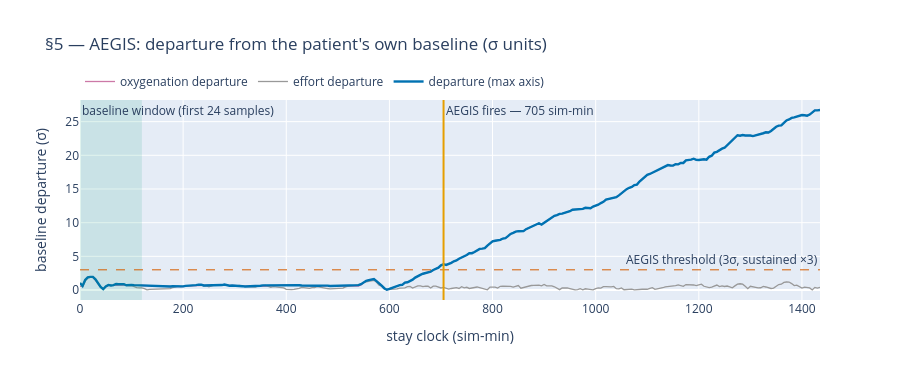

Source (notebook cell):
### Markdown cell above
## §5 — AEGIS (cascade stage 2)

### Plain
This is the calibrated early warning, and its trick is that it is **personal**. It does
not ask "is this reading abnormal for people?" — it asks "is this abnormal **for this
patient**, versus how they looked in their own first few hours?" A patient who quietly
drifts away from their own steady baseline is flagged even though every number is still
in a normal population band.

### Dev
Reuses the AEGIS detector unchanged: `risk.aegis.aegis_axis_departures(p, emb)` (per
named-axis σ-departure) and `aegis_signal(p, emb)` (the max-axis signal AEGIS fires on);
the served fire-time is `ctx.fire.aegis_min`. Nothing is recomputed. New plotting (no
AEGIS-trace builder exists in `styx/viz`): the per-axis and max-axis departure traces,
the shaded baseline window, the `AEGIS_K` threshold, and the fire marker.

### Tech
The state position is trend-smoothed (a trailing mean, `AEGIS_SMOOTH_SAMPLES`) so a
fast homeostatic swing does not inflate the baseline σ. The baseline mean/σ are learned
from the **first `AEGIS_BASELINE_SAMPLES` (= 24) samples / 120 sim-min** — a window
assumed stable and well before the decoupling onset (sample ~108). The signal is the
**max over both named axes** of `|(x − μ)/σ|`; AEGIS fires when it exceeds
`AEGIS_K = 3σ` for `AEGIS_SUSTAIN = 3` consecutive re-scores (rejects single-window
noise). Assumption/failure mode: if the opening window is *not* stable (early
instability), the baseline σ inflates and AEGIS fires late or not at all.

### Code cell
deps = aegis_axis_departures(p, emb)              # dict: axis label -> (N,) σ-departure
sig = aegis_signal(p, emb)                        # max-axis departure — what AEGIS fires on
baseline_end_min = float(p.t_min[AEGIS_BASELINE_SAMPLES])
_axis_colours = (pal.REDDISH_PURPLE, pal.GREY)

fig5 = go.Figure()
fig5.add_vrect(x0=float(p.t_min[0]), x1=baseline_end_min, line_width=0,
               fillcolor=pal.STABLE, opacity=0.12,
               annotation_text=f"baseline window (first {AEGIS_BASELINE_SAMPLES} samples)",
               annotation_position="top left")
for (axis, z), col in zip(deps.items(), _axis_colours):
    fig5.add_trace(go.Scatter(x=p.t_min, y=z, mode="lines", name=f"{axis} departure",
                              line=dict(color=col, width=1.3)))
fig5.add_trace(go.Scatter(x=p.t_min, y=sig, mode="lines", name="departure (max axis)",
                          line=dict(color=pal.RISK, width=2.4)))
fig5.add_hline(y=AEGIS_K, line=dict(color=pal.THRESHOLD, width=1, dash="dash"),
               annotation_text=f"AEGIS threshold ({AEGIS_K:.0f}σ, sustained ×{AEGIS_SUSTAIN})")
fig5.add_vline(x=fire.aegis_min, line=dict(color=pal.EARLY_WARNING, width=2),
               annotation_text=f"AEGIS fires — {fire.aegis_min:.0f} sim-min",
               annotation_position="top right")
fig5.update_layout(title="§5 — AEGIS: departure from the patient's own baseline (σ units)",
                   xaxis_title="stay clock (sim-min)", yaxis_title="baseline departure (σ)",
                   height=380, showlegend=True,
                   legend=dict(orientation="h", yanchor="bottom", y=1.02, x=0))
fig5.write_html(str(_root / "outputs" / "10_s5_aegis.html"))
print(f"§5 AEGIS fires at {fire.aegis_min:.0f} sim-min (max-axis z > {AEGIS_K:.0f}σ, "
      f"sustained ×{AEGIS_SUSTAIN})")
fig5

### Figure 1 — Plotly figure (JSON) as saved in the notebook; plotly's stock layout.template omitted (floating-point values rounded to 4 significant figures; data arrays with more than 128 entries replaced by an {"elided": "..."} marker saying what was removed)
{"data": [{"line": {"color": "#CC79A7", "width": 1.3}, "mode": "lines", "name": "oxygenation departure", "type": "scatter", "x": {"elided": "288 float values"}, "y": {"elided": "288 float values"}}, {"line": {"color": "#999999", "width": 1.3}, "mode": "lines", "name": "effort departure", "type": "scatter", "x": {"elided": "288 float values"}, "y": {"elided": "288 float values"}}, {"line": {"color": "#0072B2", "width": 2.4}, "mode": "lines", "name": "departure (max axis)", "type": "scatter", "x": {"elided": "288 float values"}, "y": {"elided": "288 float values"}}], "layout": {"annotations": [{"showarrow": false, "text": "baseline window (first 24 samples)", "x": 0.0, "xanchor": "left", "xref": "x", "y": 1, "yanchor": "top", "yref": "y domain"}, {"showarrow": false, "text": "AEGIS threshold (3σ, sustained ×3)", "x": 1, "xanchor": "right", "xref": "x domain", "y": 3.0, "yanchor": "bottom", "yref": "y"}, {"showarrow": false, "text": "AEGIS fires — 705 sim-min", "x": 705.0, "xanchor": "left", "xref": "x", "y": 1, "yanchor": "top", "yref": "y domain"}], "height": 380, "legend": {"orientation": "h", "x": 0, "y": 1.02, "yanchor": "bottom"}, "shapes": [{"fillcolor": "#009E73", "line": {"width": 0}, "opacity": 0.12, "type": "rect", "x0": 0.0, "x1": 120.0, "xref": "x", "y0": 0, "y1": 1, "yref": "y domain"}, {"line": {"color": "#D55E00", "dash": "dash", "width": 1}, "type": "line", "x0": 0, "x1": 1, "xref": "x domain", "y0": 3.0, "y1": 3.0, "yref": "y"}, {"line": {"color": "#E69F00", "width": 2}, "type": "line", "x0": 705.0, "x1": 705.0, "xref": "x", "y0": 0, "y1": 1, "yref": "y domain"}], "showlegend": true, "title": {"text": "§5 — AEGIS: departure from the patient's own baseline (σ units)"}, "xaxis": {"title": {"text": "stay clock (sim-min)"}}, "yaxis": {"title": {"text": "baseline departure (σ)"}}}}
